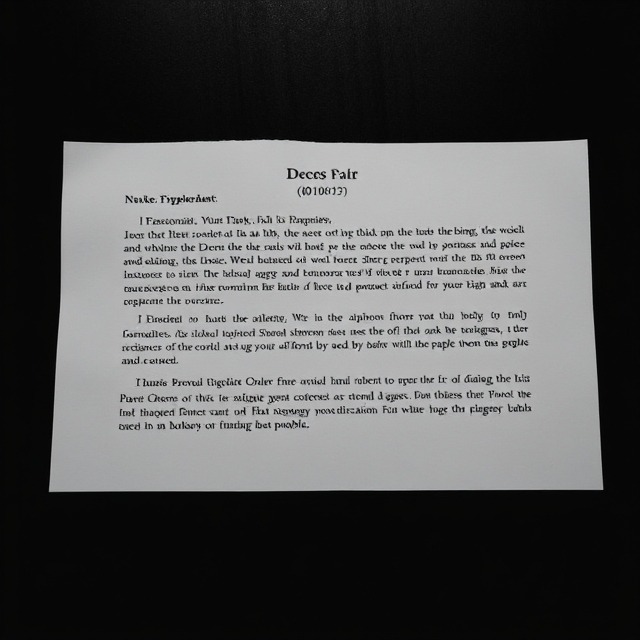
#> input picture document.jpg, 640 x 640 px
$ jupyter execute MKR.ipynb
#> lines starting #> are read from the running program, lines starting #| are printed output that depends on the picture; after the words box and inside, x2 and y2 are one past the last pixel; in counts of white or black regions, pixels touching at a corner belong together
# MODULE CONTROL WORK (Homework)

In this homework you are going to use the Harris corner detector to detect the corners of a document. Document detection is a crucial task for many applications, e.g., text recognition, automatic passport reading (at airport gates), etc.

You will also have to design your own feature descriptor in order to localize and distinguish among the 4 document corners.

At the end of this notebook, there are a couple of questions for you to answer.

So let's begin, shall we?

[cell 1]
import cv2
import math
import numpy as np
from matplotlib import pyplot as plt
plt.rcParams['figure.figsize'] = [15, 10]

Let's load the image we will be working on in this homework.

[cell 2]
# Let's read the image
img = cv2.imread('../document.jpg')
#> img is the input picture: shape (640, 640, 3); mean B, G, R 81.4, 81.4, 81.2
# Convert it to gray scale
gray = cv2.cvtColor(img, cv2.COLOR_BGR2GRAY)
gray = np.float32(gray)/255
rows, cols = gray.shape
#> rows = 640; cols = 640

# Let's plot the images (colour and gray scale)
plt.subplot(121), plt.imshow(img), plt.axis('off')
plt.subplot(122), plt.imshow(gray, cmap='gray'), plt.axis('off')
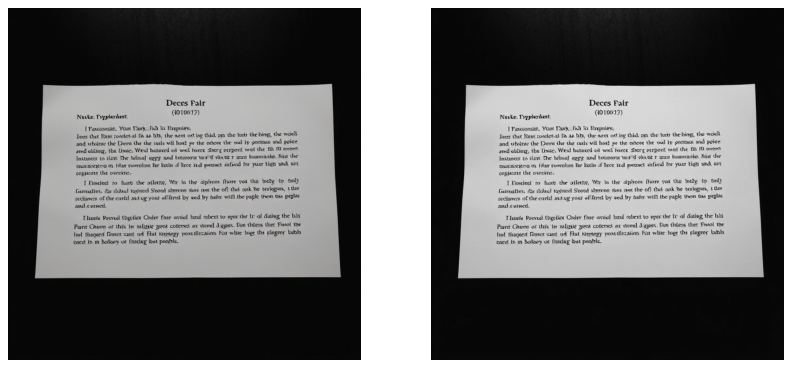
#> figure drawn by matplotlib, 2 panels; B, G, R data is drawn as R, G, B

### Harris Corner Detector
Let us now compute Harris corners. Remember that the Harris detector computes the "cornerness" score for each image pixel.

[cell 3]
# Compute Harris corners (use the available OpenCV functions)
# Suggested parameters:
#            block size of 2 pixels
#            gradient kernel size of 3 pixels
#            k parameter equal to 0.04
cornerness = cv2.cornerHarris(gray, blockSize=2, ksize=3, k=0.04)
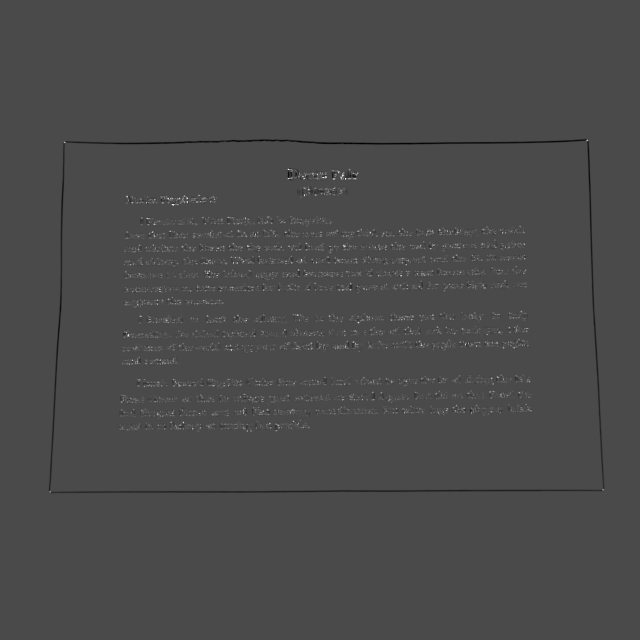
#> cornerness: shape (640, 640) float32; min -0.00769, max 0.0188, mean 3.73e-05; drawn with min black and max white

# We are not interested in edges, so put to zero all negative cornerness values
cornerness[cornerness < 0] = 0
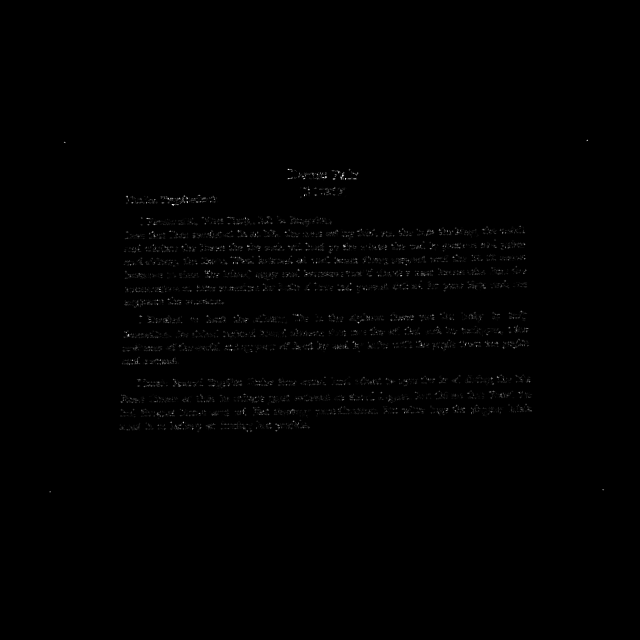
#> cornerness: shape (640, 640) float32; 18.01% of pixels changed, all inside (x1, y1, x2, y2) = (0, 0, 640, 640); drawn with min black and max white

# Since cornerness has a huge dynamic range, let's take the logarithm for better visualization and manipulation
cornerness = np.log(cornerness + 1e-6)
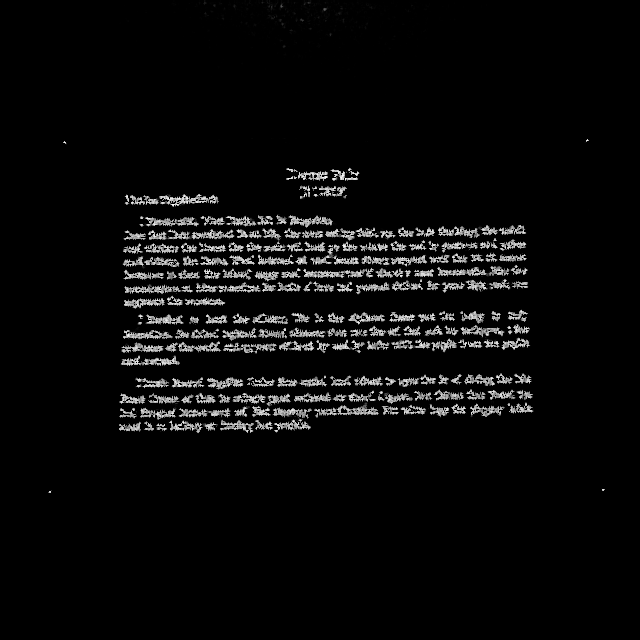
#> cornerness: shape (640, 640) float32; min -13.82, max -3.98, mean -13.41; drawn with min black and max white

[cell 4]
# Let's now plot the image and the corresponding Harris corners (in log scale)
plt.subplot(121), plt.imshow(img), plt.axis('off')
plt.subplot(122), plt.imshow(cornerness), plt.axis('off')
#> figure, not shown here; B, G, R data is drawn as R, G, B

At this point, you can see that the Harris detector has detected a lot of features. Not only the four document corners, but also the corners corresponding to (black) letters printed on (white) paper. How can we filter out everything but the 4 document corners?

For that purpose, let's design a custom feature descriptor suitable to detect the document corners. In order to do so, let's have a look at the top left corner.

A good descriptor of that corner, given a certain neghbouring region, would be to assess that the bottom-right quadrant is (much) brighter than the other three quadrants (i.e. top-left, top-right, bottom-left). Let's then implement it :-) I'll do the implementation for the top-left corner, you shall do the rest.

[cell 5]
# Detection thresholds
th_top_left, th_top_right = -1e6, -1e6
th_bottom_left, th_bottom_right = -1e6, -1e6

# Corner coordinates
opt_top_left, opt_top_right = None, None
opt_bottom_left, opt_bottom_ritgh = None, None

# Size of each quadrant (in pixels)
quad_size = 7

# Let's now scan the Harris detection results
for r in range(quad_size, rows-quad_size):
    for c in range(quad_size, cols-quad_size):
        # Edges with too small cornerness score are discarded, -7 seems like a good value
        if cornerness[r, c] < -7:
            continue

        # Extract block consisting of 4 quadrants
        block = 255*gray[r-quad_size:r+quad_size+1, c-quad_size:c+quad_size+1]

        # Extract the four quandrants
        quad_top_left = block[0:quad_size, 0:quad_size]
        quad_top_right = block[0:quad_size, quad_size + 1:]
        quad_bottom_left = block[quad_size + 1:, 0:quad_size]
        quad_bottom_right = block[quad_size + 1:, quad_size + 1:]

        # Top-left corner
        # For the top-left document corner, the bottom-right quadrant is mostly paper and the rest is
        # darker background. Therefore, I suggest the descriptor to be the average difference between
        # the paper quandrant and the sum of the 3 remaining bakcground quandrants
        descriptor = np.mean(quad_bottom_right) - \
                     np.mean(quad_top_left) - np.mean(quad_top_right) - np.mean(quad_bottom_left)
        # Let's detect the best descriptor
        if descriptor > th_top_left:
            # We update the threshold
            th_top_left = descriptor
            # And we update the optimal location
            opt_top_left = (c, r)

        # Top-right corner
        descriptor = np.mean(quad_bottom_left) - np.mean(quad_top_left) - np.mean(quad_top_right) - np.mean(quad_bottom_right)
        if descriptor > th_top_right:
            th_top_right = descriptor
            opt_top_right = (c, r)

        # Bottom-left corner
        descriptor = np.mean(quad_top_right) - np.mean(quad_bottom_left) - np.mean(quad_top_left) - np.mean(quad_bottom_right)
        if descriptor > th_bottom_left:
            th_bottom_left = descriptor
            opt_bottom_left = (c, r)

        # Bottom-right corner
        descriptor = np.mean(quad_top_left) - np.mean(quad_bottom_left) - np.mean(quad_top_right) - np.mean(quad_bottom_right)
        if descriptor > th_bottom_right:
            th_bottom_right = descriptor
            opt_bottom_right = (c, r)
#> after the loop, opt_bottom_left = (49, 491); opt_bottom_right = (603, 489); opt_top_left = (64, 141); opt_top_right = (587, 139); th_bottom_left = 137.2; th_bottom_right = 130.2; th_top_left = 133.7; th_top_right = 160

# Let's draw circles at the detected corners
out = cv2.circle(img, opt_top_left, 3, (255,0,0), -1)
out = cv2.circle(img, opt_top_right, 3, (255,0,0), -1)
#> out: shape (640, 640, 3); mean B, G, R 81.5, 81.4, 81.1
out = cv2.circle(img, opt_bottom_left, 3, (255,0,0), -1)
#> out: shape (640, 640, 3); mean B, G, R 81.5, 81.4, 81.1
out = cv2.circle(img, opt_bottom_right, 3, (255,0,0), -1)
#> out: shape (640, 640, 3); mean B, G, R 81.5, 81.4, 81.1

# And finally we plot the images (with the detected document corners)
plt.subplot(121), plt.imshow(out), plt.axis('off')
plt.subplot(122), plt.imshow(cornerness), plt.axis('off')
#> figure, not shown here; B, G, R data is drawn as R, G, B

[cell 6]
print(opt_top_left)
#| (64, 141)
print(opt_top_right)
#| (587, 139)
print(opt_bottom_left)
#| (49, 491)
print(opt_bottom_right)
#| (603, 489)

$ run again, with autobahn.webp saved as document.jpg
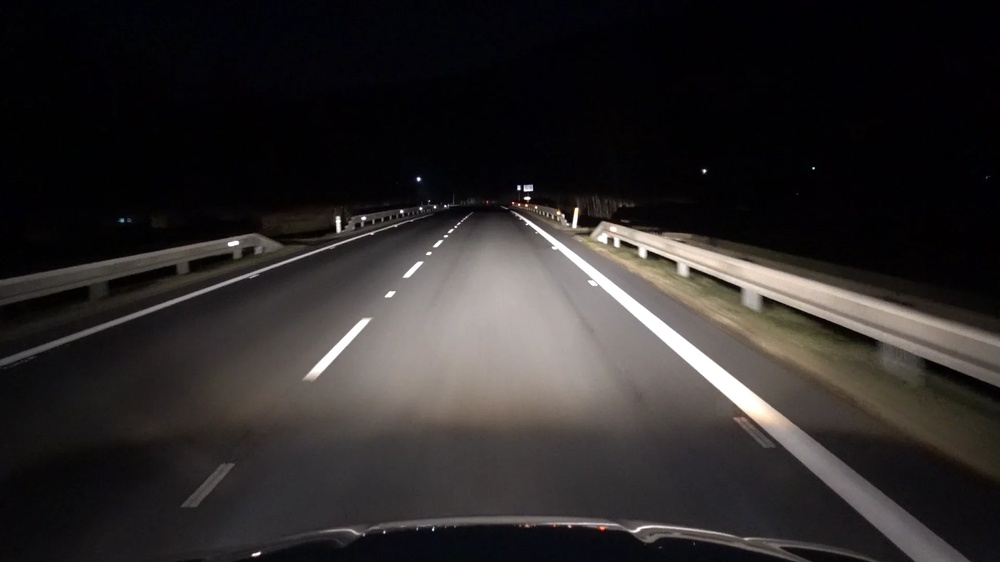
#> input picture autobahn.webp, 1000 x 562 px, shrunk from 1920 x 1080 before the run
#> img is the input picture: shape (562, 1000, 3); mean B, G, R 40.7, 41.1, 44.4
#> `cornerness = np.log(cornerness + 1e-6)`:
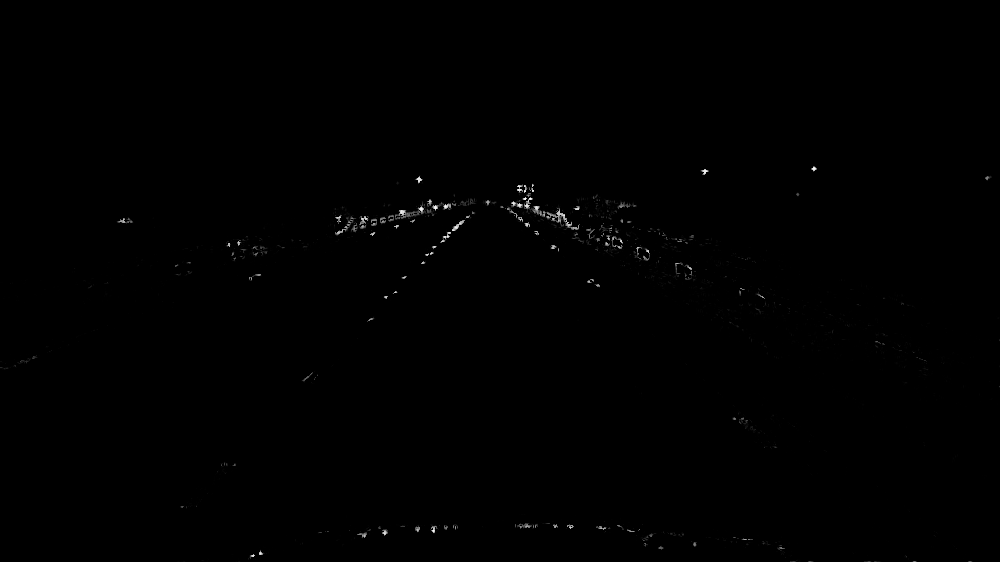
#> cornerness: shape (562, 1000) float32; min -13.82, max -3.15, mean -13.79; drawn with min black and max white
#> `[cell 4] # Let's now plot the image and the corresponding Harris corne..`:
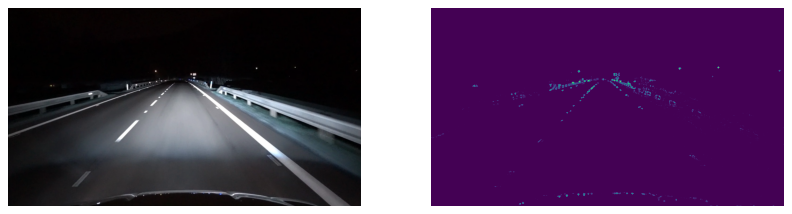
#> figure drawn by matplotlib, 2 panels; B, G, R data is drawn as R, G, B
#> after the loop `for r in range(quad_size, rows-quad_size):`: opt_bottom_left = (517, 190); opt_bottom_right = (533, 191); opt_top_left = (518, 185); opt_top_right = (532, 184); th_bottom_left = 42.84; th_bottom_right = 84.04; th_top_left = 66.37; th_top_right = 159.9
#| (518, 185)
#| (532, 184)
#| (517, 190)
#| (533, 191)
